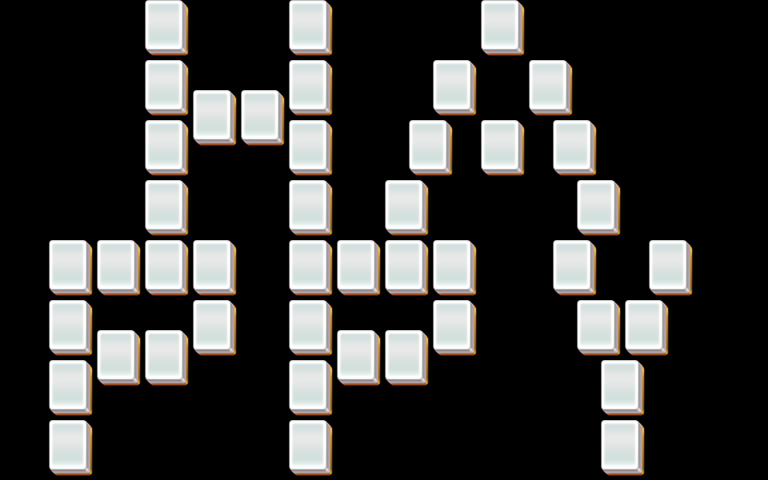

Tiled map render using the project's own tile images. Description and the map definition, with tile-layer contents summarised, below:
An orthogonal 32x16 tile map with 24x30 px tiles, 3 tile layers (layer1, layer2, layer3).

<map version="1.0" orientation="orthogonal" width="32" height="16" tilewidth="24" tileheight="30">
 <properties>
  <property name="species" value="20" />
 </properties>
 <tileset firstgid="1" name="mahjong" tilewidth="48" tileheight="60">
  <image source="mahjong.png" />
 </tileset>
 <layer name="layer1" width="32" height="16">
  <data>[512 cells, 44 non-empty, 1 distinct tile ids]</data>
 </layer>
 <layer name="layer2" width="32" height="16">
  <data>[512 cells, 44 non-empty, 1 distinct tile ids]</data>
 </layer>
 <layer name="layer3" width="32" height="16">
  <data>[512 cells, 44 non-empty, 1 distinct tile ids]</data>
 </layer>
</map>
